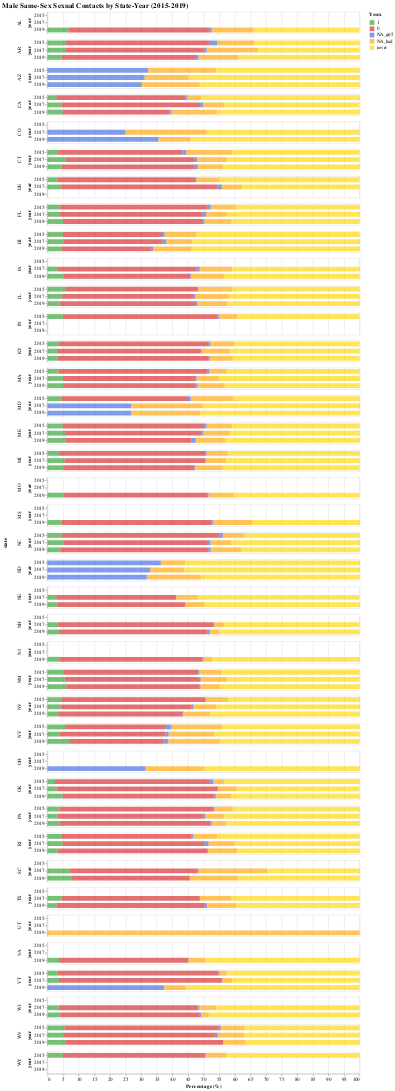

Specify this chart in Vega-Lite:
### Vega-Lite specification from a JSON file in a GitHub repository (floating-point values rounded to 4 significant figures; data arrays with more than 128 entries replaced by an {"elided": "..."} marker saying what was removed)
{"config": {"view": {"continuousWidth": 400, "continuousHeight": 300}, "range": {"category": ["#2ca02c", "#d62728", "royalblue", "orange", "gold"]}, "title": {"fontSize": 15}}, "data": {"name": "data-e88e0f716de352d94f59d13e1ad5ad12"}, "mark": {"type": "bar", "opacity": 0.66, "size": 10}, "encoding": {"color": {"field": "Yssex", "sort": {"field": "order", "order": "ascending"}, "type": "nominal"}, "order": {"field": "order", "type": "nominal"}, "row": {"field": "state", "spacing": 10, "type": "nominal"}, "tooltip": [{"field": "state", "title": "State", "type": "nominal"}, {"field": "year", "title": "Year", "type": "ordinal"}, {"field": "Yssex", "title": "Same-Sex Contact", "type": "nominal"}, {"field": "percent", "title": "Percent (%)", "type": "quantitative"}], "x": {"aggregate": "sum", "axis": {"title": "Percentage (%)"}, "field": "percent", "scale": {"domainMax": 100}, "type": "quantitative"}, "y": {"field": "year", "type": "ordinal"}}, "height": 45, "selection": {"selector006": {"type": "interval", "bind": "scales", "encodings": ["x", "y"]}}, "title": "Male Same-Sex Sexual Contacts by State-Year (2015-2019)", "transform": [{"calculate": "{'1':0, '0':1, 'NA_q65':2, 'NA_sex':3, 'NA_q65_sex':4, 'NA_had':5, 'NA_had_sex':6, 'never':7}[datum.Yssex]", "as": "order"}], "width": 650, "$schema": "https://vega.github.io/schema/vega-lite/v4.17.0.json", "datasets": {"data-e88e0f716de352d94f59d13e1ad5ad12": {"elided": "426 records"}}}
